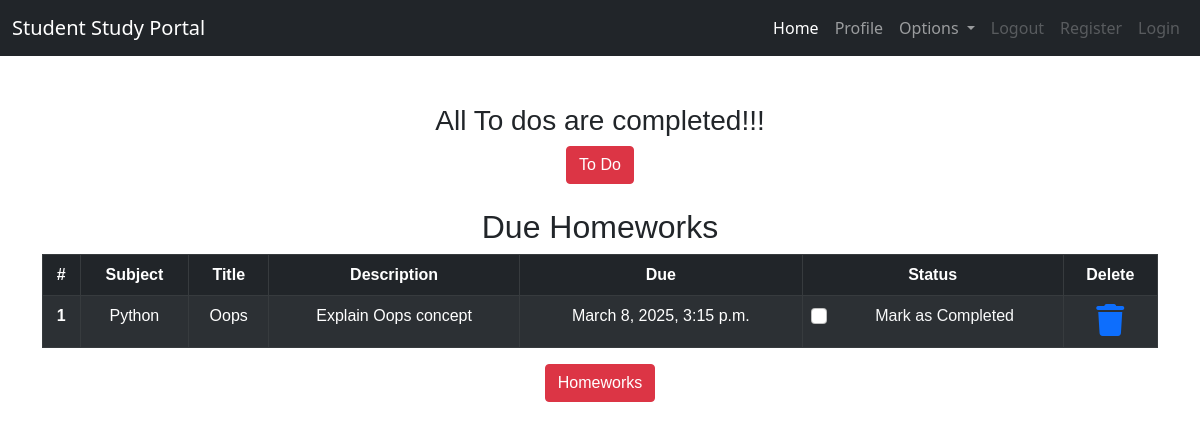
/profile/ (signed in), run on the app's committed database.
### dashboard/models.py (models this page shows, shortened)
class Homework(models.Model):
    user = models.ForeignKey(User,on_delete=models.CASCADE)
    subject = models.CharField(max_length=50)
    title = models.CharField(max_length=200)
    description = models.TextField()
    due = models.DateTimeField()
    is_finished = models.BooleanField(default=False)

### dashboard/views.py (the view)
# urls.py: path('profile/',dash_views.profile,name='profile')
@login_required
def profile(request):
    homeworks = Homework.objects.filter(is_finished=False, user=request.user)
    todos = Todo.objects.filter(is_finished=False, user=request.user)
    homework_done = len(homeworks) == 0
    todos_done = len(todos) == 0
    context = {
        'homeworks': homeworks,
        'todos': todos,
        'homework_done': homework_done,
        'todos_done': todos_done,
    }
    return render(request, 'profile.html', context)

### templates/profile.html
{% extends "base.html" %} {% load static %} {% load crispy_forms_tags %}
{% block content %}
<section class="text-center">
  <div class="container">
    {% if not todos_done %}
    <h2>Due ToDos</h2>
    <table class="table table-striped table-bordered table-hover table-dark">
      <thead>
        <tr>
          <th scope="col">#</th>
          <th scope="col">Title</th>
          <th scope="col">Status</th>
          <th scope="col">Delete</th>
        </tr>
      </thead>
      <tbody>
        {% for todo in todos %}
        <tr>
          <th scope="row">{{forloop.counter}}</th>
          <td>{{todo.title}}</td>
          <td>
            <a href="{% url 'update_todo' todo.id %}">
              <div class="form-check">
                {% if todo.is_finished == True %}
                <input
                  class="form-check-input"
                  type="checkbox"
                  value=""
                  checked
                />
                {% else %}
                <input class="form-check-input" type="checkbox" value="" />
                {% endif %}
                <label
                  class="form-check-label text-light"
                  for="flexCheckDefault"
                  >Mark as Completed</label
                >
              </div>
            </a>
          </td>
          <td>
            <a href="{% url 'delete_todo' todo.id %}"
              ><i class="fa fa-trash fa-2x"></i
            ></a>
          </td>
        </tr>
        {% endfor %}
      </tbody>
    </table>
    {% else %}
    <h3>All To dos are completed!!!</h3>
    {% endif %}
    <a href="{% url 'todo' %}" class="btn btn-danger">To Do</a>
    <br /><br />
    {% if not homework_done %}
    <h2>Due Homeworks</h2>
    <table class="table table-striped table-bordered table-hover table-dark">
      <thead>
        <tr>
          <th scope="col">#</th>
          <th scope="col">Subject</th>
          <th scope="col">Title</th>
          <th scope="col">Description</th>
          <th scope="col">Due</th>
          <th scope="col">Status</th>
          <th scope="col">Delete</th>
        </tr>
      </thead>
      <tbody>
        {% for homework in homeworks %}
        <tr>
          <th scope="row">{{forloop.counter}}</th>
          <td>{{homework.subject}}</td>
          <td>{{homework.title}}</td>
          <td>{{homework.description}}</td>
          <td>{{homework.due}}</td>
          <td>
            <a href="{% url 'update-homework' homework.id %}">
              <div class="form-check">
                {% if homework.is_finished == True %}
                <input
                  class="form-check-input"
                  type="checkbox"
                  value=""
                  checked
                />
                {% else %}
                <input class="form-check-input" type="checkbox" value="" />
                {% endif %}
                <label class="form-check-label text-light" for="flex"
                  >Mark as Completed</label
                >
              </div>
            </a>
          </td>
          <td>
            <a href="{% url 'delete-homework' homework.id %}"
              ><i class="fa fa-trash fa-2x"></i
            ></a>
          </td>
        </tr>
        {% endfor %}
      </tbody>
    </table>
    {% else %}
    <h3>All To homeworks are completed!!!</h3>
    {% endif %}
    <a href="{% url 'homework' %}" class="btn btn-danger">Homeworks</a>
  </div>
</section>
{% endblock content %}

### static/css/main.css (style rules this page uses)
html { scroll-behavior: smooth; height: 100%; width: 100%; }

### data on the page
Homework: subject "Python", title "Oops", description "Explain Oops concept", due "March 8, 2025, 3:15 p.m."
